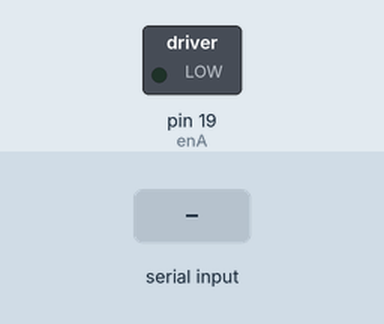
This sketch was run on a simulated Arduino Uno, built with avr-gcc and run on an emulated ATmega328P. On the bench: switched loads named in the sketch (green lamp = pin HIGH). The test bench sets the inputs (shaded band). What the sketch prints to the serial monitor is not drawn.

Above: at 1.2 s.
1.3 s: "30,150\n" received over Serial
At 2.1 s:
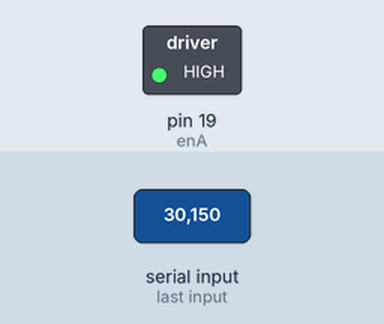
Timing chart, 0 to 4.3 s (numbered marks = the images above; inputs shaded):
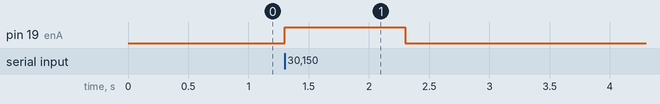

The sketch:

dcMotorMijenjanje_brzine.ino
```cpp
#define enA 19

int intensity=1;

void setup() {
  pinMode(enA,OUTPUT);
  Serial.begin(115200);

}

void loop() {
  if(Serial.available()){
    intensity=Serial.parseInt();
  }
  if(intensity>=0 && intensity<=255){
    analogWrite(enA,intensity);
    Serial.println(intensity);
  }
  else{
    intensity=127;
    Serial.println(intensity);
  }

}
```

Measured:
- after the input at 1.3 s, pin 19 (enA): LOW → HIGH at once, → LOW 1.0 s later
